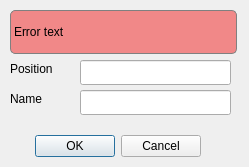
<?xml version="1.0" encoding="UTF-8"?>
<ui version="4.0">
 <class>Dialog</class>
 <widget class="QDialog" name="Dialog">
  <property name="geometry">
   <rect>
    <x>0</x>
    <y>0</y>
    <width>249</width>
    <height>167</height>
   </rect>
  </property>
  <property name="windowTitle">
   <string>Dialog</string>
  </property>
  <widget class="QDialogButtonBox" name="buttonBox">
   <property name="geometry">
    <rect>
     <x>30</x>
     <y>130</y>
     <width>171</width>
     <height>32</height>
    </rect>
   </property>
   <property name="orientation">
    <enum>Qt::Horizontal</enum>
   </property>
   <property name="standardButtons">
    <set>QDialogButtonBox::Cancel|QDialogButtonBox::Ok</set>
   </property>
  </widget>
  <widget class="QLabel" name="errors">
   <property name="enabled">
    <bool>true</bool>
   </property>
   <property name="geometry">
    <rect>
     <x>10</x>
     <y>10</y>
     <width>227</width>
     <height>44</height>
    </rect>
   </property>
   <property name="styleSheet">
    <string notr="true">.QLabel{background-color: #F18888; border: 1px solid gray; border-radius: 5px}</string>
   </property>
   <property name="frameShape">
    <enum>QFrame::Box</enum>
   </property>
   <property name="frameShadow">
    <enum>QFrame::Sunken</enum>
   </property>
   <property name="text">
    <string>Error text</string>
   </property>
  </widget>
  <widget class="QLineEdit" name="position">
   <property name="geometry">
    <rect>
     <x>80</x>
     <y>60</y>
     <width>151</width>
     <height>25</height>
    </rect>
   </property>
  </widget>
  <widget class="QLabel" name="label">
   <property name="geometry">
    <rect>
     <x>10</x>
     <y>60</y>
     <width>67</width>
     <height>17</height>
    </rect>
   </property>
   <property name="text">
    <string>Position</string>
   </property>
  </widget>
  <widget class="QLabel" name="label_2">
   <property name="geometry">
    <rect>
     <x>10</x>
     <y>90</y>
     <width>67</width>
     <height>17</height>
    </rect>
   </property>
   <property name="text">
    <string>Name</string>
   </property>
  </widget>
  <widget class="QLineEdit" name="name">
   <property name="geometry">
    <rect>
     <x>80</x>
     <y>90</y>
     <width>151</width>
     <height>25</height>
    </rect>
   </property>
  </widget>
 </widget>
 <resources/>
 <connections>
  <connection>
   <sender>buttonBox</sender>
   <signal>accepted()</signal>
   <receiver>Dialog</receiver>
   <slot>accept()</slot>
   <hints>
    <hint type="sourcelabel">
     <x>248</x>
     <y>254</y>
    </hint>
    <hint type="destinationlabel">
     <x>157</x>
     <y>274</y>
    </hint>
   </hints>
  </connection>
  <connection>
   <sender>buttonBox</sender>
   <signal>rejected()</signal>
   <receiver>Dialog</receiver>
   <slot>reject()</slot>
   <hints>
    <hint type="sourcelabel">
     <x>316</x>
     <y>260</y>
    </hint>
    <hint type="destinationlabel">
     <x>286</x>
     <y>274</y>
    </hint>
   </hints>
  </connection>
 </connections>
</ui>
